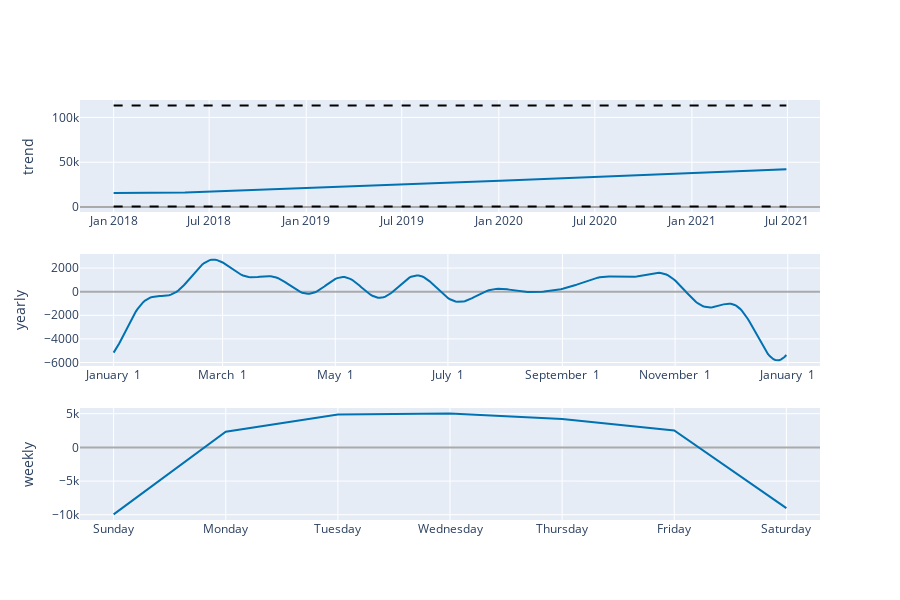

Write notebook code for a chart like this one.
### Code cell
plot_components_plotly(m, forecast)

### Figure 1 — Plotly figure (JSON) as saved in the notebook; plotly's stock layout.template omitted (floating-point values rounded to 4 significant figures; data arrays with more than 128 entries replaced by an {"elided": "..."} marker saying what was removed)
{"data": [{"line": {"color": "#0072B2", "width": 2}, "mode": "lines", "name": "trend", "type": "scatter", "x": {"elided": "1275 str values"}, "xaxis": "x", "y": {"elided": "1275 float values"}, "yaxis": "y"}, {"line": {"color": "rgba(0, 114, 178, 0.2)", "width": 0}, "mode": "lines", "name": "trend_upper", "type": "scatter", "x": {"elided": "1275 str values"}, "xaxis": "x", "y": {"elided": "1275 float values"}, "yaxis": "y"}, {"fill": "tonexty", "fillcolor": "rgba(0, 114, 178, 0.2)", "line": {"color": "rgba(0, 114, 178, 0.2)", "width": 0}, "mode": "lines", "name": "trend_lower", "type": "scatter", "x": {"elided": "1275 str values"}, "xaxis": "x", "y": {"elided": "1275 float values"}, "yaxis": "y"}, {"line": {"color": "black", "dash": "dash", "width": 2}, "mode": "lines", "name": "Cap", "type": "scatter", "x": {"elided": "1275 str values"}, "xaxis": "x", "y": {"elided": "1275 int values"}, "yaxis": "y"}, {"line": {"color": "black", "dash": "dash", "width": 2}, "mode": "lines", "name": "Floor", "type": "scatter", "x": {"elided": "1275 str values"}, "xaxis": "x", "y": {"elided": "1275 int values"}, "yaxis": "y"}, {"line": {"color": "#0072B2", "width": 2}, "mode": "lines", "name": "yearly", "type": "scatter", "x": {"elided": "365 str values"}, "xaxis": "x2", "y": {"elided": "365 float values"}, "yaxis": "y2"}, {"line": {"color": "#0072B2", "width": 2}, "mode": "lines", "name": "weekly", "type": "scatter", "x": ["2017-01-01T00:00:00", "2017-01-02T00:00:00", "2017-01-03T00:00:00", "2017-01-04T00:00:00", "2017-01-05T00:00:00", "2017-01-06T00:00:00", "2017-01-07T00:00:00"], "xaxis": "x3", "y": [-9951.0, 2320.0, 4887.0, 5019.0, 4229.0, 2521.0, -9025.0], "yaxis": "y3"}], "layout": {"height": 600, "showlegend": false, "width": 900, "xaxis": {"anchor": "y", "domain": [0, 1], "range": ["2017-10-29T06:00:00", "2021-08-31T18:00:00"], "type": "date"}, "xaxis2": {"anchor": "y2", "domain": [0, 1], "range": ["2016-12-13T18:54:02.958904115", "2018-01-18T11:04:57.863013581"], "tickformat": "%B %e", "type": "date"}, "xaxis3": {"anchor": "y3", "domain": [0, 1], "range": ["2016-12-31T16:48:00", "2017-01-07T07:12:00"], "tickformat": "%A", "type": "date"}, "yaxis": {"anchor": "x", "domain": [0.7333, 1], "rangemode": "normal", "title": {"text": "trend"}, "zerolinecolor": "#AAA"}, "yaxis2": {"anchor": "x2", "domain": [0.3667, 0.6333], "title": {"text": "yearly"}, "zerolinecolor": "#AAA"}, "yaxis3": {"anchor": "x3", "domain": [0, 0.2667], "title": {"text": "weekly"}, "zerolinecolor": "#AAA"}}}
